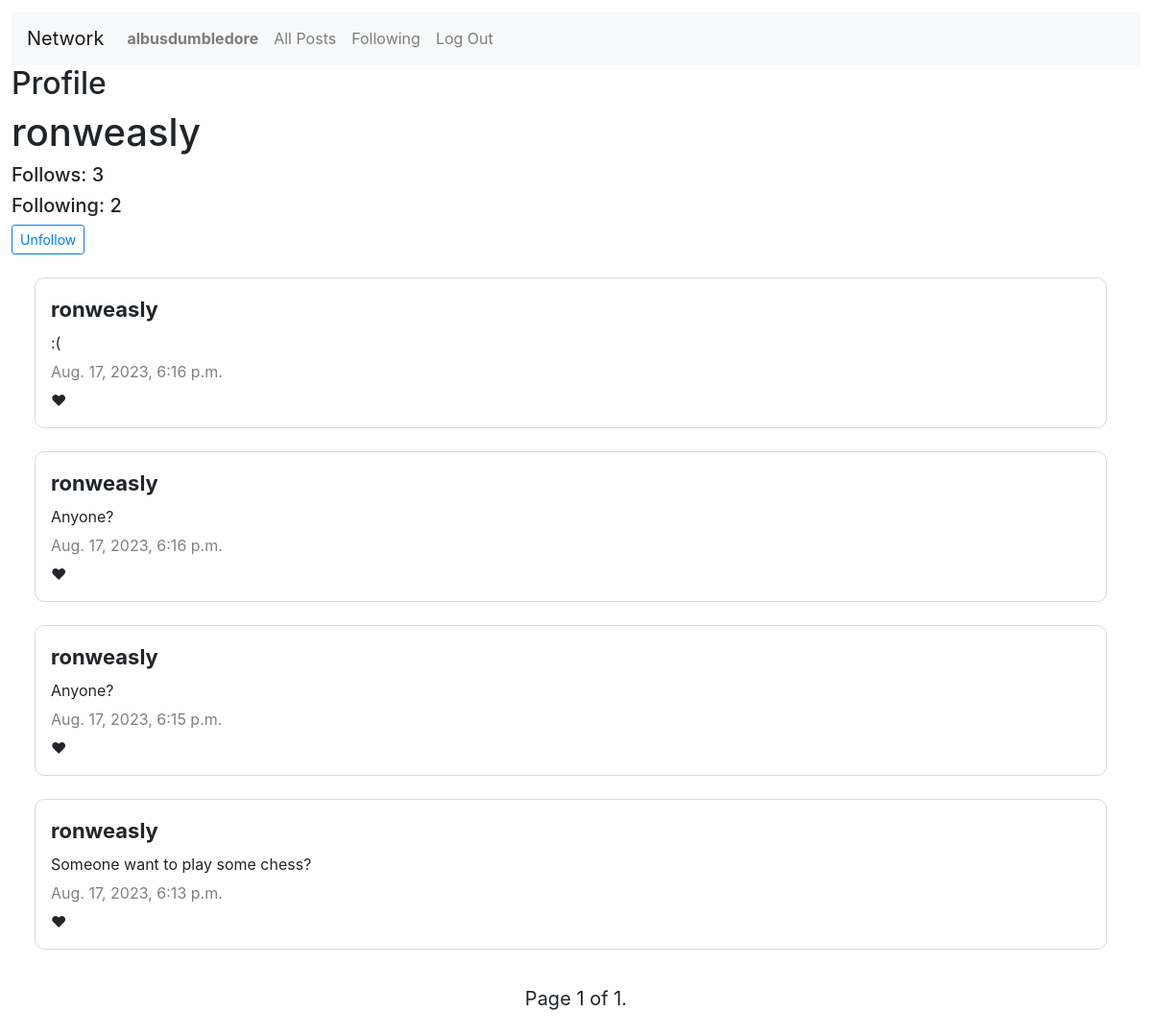
Page /3 (signed in) on the committed database.
### network/models.py (models this page shows, shortened)
class User(AbstractUser):
    pass

class Post(models.Model):
    post = models.CharField(max_length=5000)
    user = models.ForeignKey(User, on_delete=models.CASCADE)
    date = models.DateTimeField(auto_now_add=True)
    users_like = models.ManyToManyField(User, related_name='users_liked')

### network/views.py (the view, shortened to what this page needs)
# urls.py: path("<int:user_id>", views.profile, name="profile"),
def profile(request, user_id):
    follows = Follows.objects.filter(user_follows=user_id).count()
    following = Follows.objects.filter(user=user_id).count()
    if request.user.is_authenticated:
        follows_check = Follows.objects.filter(user=request.user, user_follows=user_id).exists()
    else:
        follows_check = None
    user_posts = Post.objects.filter(user_id=user_id).order_by('-date')
    post_list = user_posts
    paginator = Paginator(post_list, 10)
    page_number = request.GET.get('page')
    page_obj = paginator.get_page(page_number)
    return render(request, "network/profile.html", {
        "user_profile": User.objects.get(id=user_id),
        "user_posts": user_posts,
        "user_id": user_id,
        "follows_check": follows_check,
        "follows": follows,
        "following": following,
        "page_obj": page_obj,
    })

### network/templates/network/profile.html (shortened to what this page needs)
{% extends "network/layout.html" %}
{% load static %}
{% block body %}
    <h2>Profile</h2>
    <h1>{{ user_profile.username }}</h1>
    <h5>Follows: {{ follows }}</h5>
    <h5>Following: {{ following }}</h5>
    {% if user.is_authenticated %}
        {% if user_profile != request.user%}
            {% if follows_check == False %}
                <form action="{% url 'profile' user_id %}" method="post">
                    {% csrf_token %}
                    <input type="hidden" value="Follow" name="follow_status">
                    <button type="submit" class="btn btn-sm btn-outline-primary">Follow</button>
                </form>
            {% else %}
                <form action="{% url 'profile' user_id %}" method="post">
                    <button type="submit" class="btn btn-sm btn-outline-primary">Unfollow</button>
                </form>
            {% endif %}
        {% endif %}
    {% endif %}
    {% for user_posts in page_obj %}
        <table>
            <thead>
                <th><div>{{ user_posts.user }}</div></th>
            </thead>
            <tbody>
                <tr>
                    <td class="post">
                        <div id="post{{ user_posts.id }}">{{ user_posts.post }}</div>
                    </td>
                </tr>
                <tr><td><div class="date">{{ user_posts.date }}</div></td></tr>
                <tr>
                    <td>
                        <span id="likes_amount_{{ user_posts.id }}" class="likes_amount" data-id="{{ user_posts.id }}"></span>&#10084;
                    </td>
                </tr>
            </tbody>
        </table>
    {% endfor %}
    <div class="center">
        <div class="pagination">
            <span class="step-links">
                <span class="current">
                    Page {{ page_obj.number }} of {{ page_obj.paginator.num_pages }}.
                </span>
            </span>
        </div>
    </div>
{% endblock %}

### network/templates/network/layout.html (shortened to what this page needs)
{% load static %}
<!DOCTYPE html>
<html lang="en">
    <head>
        <link rel="stylesheet" href="https://stackpath.bootstrapcdn.com/bootstrap/4.4.1/css/bootstrap.min.css">
        <link href="{% static 'network/styles.css' %}" rel="stylesheet">
    </head>
    <body>
        <nav class="navbar navbar-expand-lg navbar-light bg-light">
            <a class="navbar-brand" href="#">Network</a>
            <div>
              <ul class="navbar-nav mr-auto">
                {% if user.is_authenticated %}
                    <li class="nav-item">
                        <a class="nav-link" href="{% url 'profile' user.id %}"><strong>{{ user.username }}</strong></a>
                    </li>
                {% endif %}
                <li class="nav-item">
                  <a class="nav-link" href="{% url 'index' %}">All Posts</a>
                </li>
                {% if user.is_authenticated %}
                    <li class="nav-item">
                        <a class="nav-link" href="{% url 'following' %}">Following</a>
                    </li>
                    <li class="nav-item">
                        <a class="nav-link" href="{% url 'logout' %}">Log Out</a>
                    </li>
                {% endif %}
              </ul>
            </div>
          </nav>
        <div class="body">
            {% block body %}
            {% endblock %}
        </div>
    </body>
</html>

### network/static/network/styles.css (style rules this page uses)
body { padding: 1vw; }
table { table-layout: fixed; width: 95%; border-collapse: separate; border-radius: 10px; border: 1px solid rgba(128, 128, 128, 0.301); padding: 1vw; margin: 3vh; }
th, tr, td { table-layout: fixed; width: 100%; padding: 2px; }
thead { font-size: 22px; }
.post { min-height: 400px; }
.date { color: gray; }
.center { text-align: center; }
.pagination { font-size: 20px; padding: 1vw; display: inline-block; }

### rows in the picture
User: username "albusdumbledore"
User: username "ronweasly"
Post: user "ronweasly", post ":(", date "Aug. 17, 2023, 6:16 p.m."
Post: user "ronweasly", post "Anyone?", date "Aug. 17, 2023, 6:16 p.m."
Post: user "ronweasly", post "Anyone?", date "Aug. 17, 2023, 6:15 p.m."
Post: user "ronweasly", post "Someone want to play some chess?", date "Aug. 17, 2023, 6:13 p.m."

### other values in the picture
{{ follows }} "3"
{{ following }} "2"
{{ page_obj.number }} "1"
{{ page_obj.paginator.num_pages }} "1"
